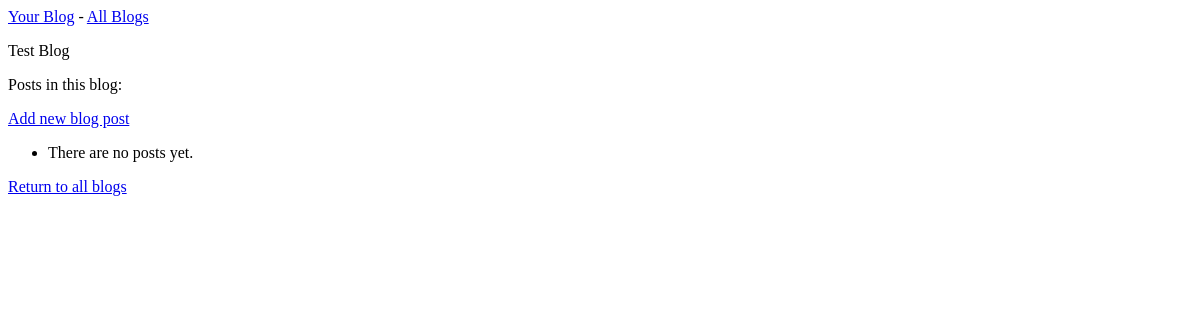
Before: /blogs/1 with the older database file.
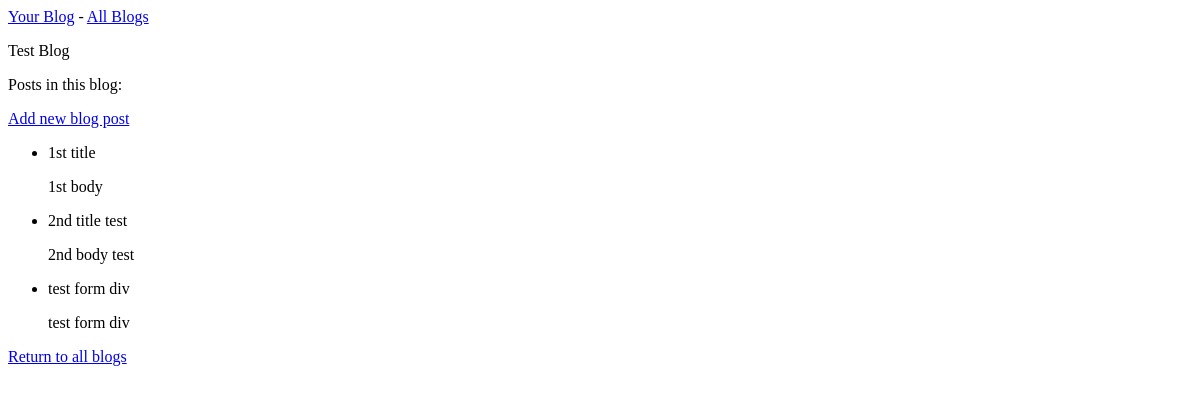
After: the same page with the newer database file.
### blog/models.py (models this page shows, shortened)
class Blog(models.Model):
    name = models.CharField(max_length=50)
    date_added = models.DateTimeField(auto_now_add=True)

class Blog_Post(models.Model):
    blog = models.ForeignKey(Blog, on_delete=models.CASCADE)
    title = models.TextField(max_length=200)
    body = models.TextField()
    date_added = models.DateTimeField(auto_now_add=True)

### blog/views.py (the view)
# urls.py: path('blogs/<int:blog_id>', views.blog, name='blog'),
def blog(request, blog_id):
    blog = Blog.objects.get(id=blog_id)
    posts = blog.blog_post_set.all()
    context = {'blog': blog, 'posts': posts}
    return render(request, 'blog/blog.html', context)

### blog/templates/blog/blog.html
{% extends 'blog/base.html' %}
{% block content %}
    <p>{{ blog.name }}</p>
    <p>Posts in this blog:</p>
        <p>
            <a href="{% url 'blog:new_blog_post' blog.id%}">Add new blog post</a>
        </p>
    <ul>
        {% for post in posts %}
        <li>
            <p>
                {{ post.title|linebreaks }}
            </p>
            <p>
                {{ post.body|linebreaks }}
            </p>
        </li>
        {% empty %}
            <li>There are no posts yet.</li>
        {% endfor %}
    </ul>
    <a href="{% url 'blog:blogs' %}">Return to all blogs</a>
{% endblock content %}

### blog/templates/blog/base.html
<p>
    <a href="{% url 'blog:index' %}">Your Blog</a> -
    <a href="{% url 'blog:blogs' %}">All Blogs</a>
</p>
{% block content %}{% endblock content %}

Changed rows visible on the page:
added Blog_Post: title "1st title", body "1st body"
added Blog_Post: title "2nd title test", body "2nd body test"
added Blog_Post: title "test form div", body "test form div"
Other visible differences:
text no longer shown: "There are no posts yet."
